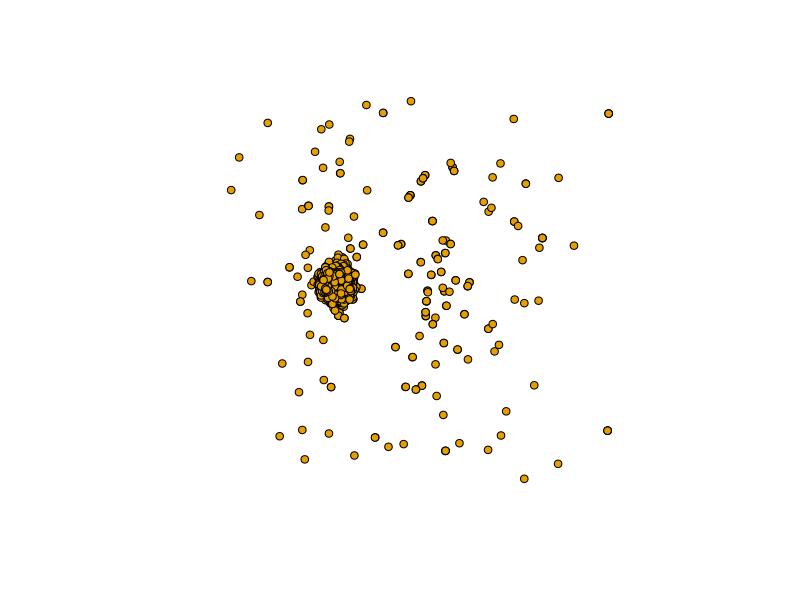

Write the R code that produced this figure.
#!/usr/bin/Rscript
#
# File:    visualizeHumanInteractomeGraph.R
# Author:  Alex Stivala
# Created: November 2016
#
# Make PostScript file visualizeng the
# human protein interactome graph from CCSB
# 
# Writes to the file human_interactome_graph.eps
#

library(igraph)

D <-read.table('HI-II-14.tsv', header=TRUE, sep='\t')
g <- graph.edgelist(as.matrix(D[c('Symbol.A','Symbol.B')]),directed=FALSE)
summary(g)
g <- simplify(g , remove.multiple = TRUE, remove.loops = TRUE)
summary(g)

postscript('human_interactome_graph.eps')
plot(g , vertex.label=NA, vertex.size = 4,
     layout=layout.fruchterman.reingold)
dev.off()


